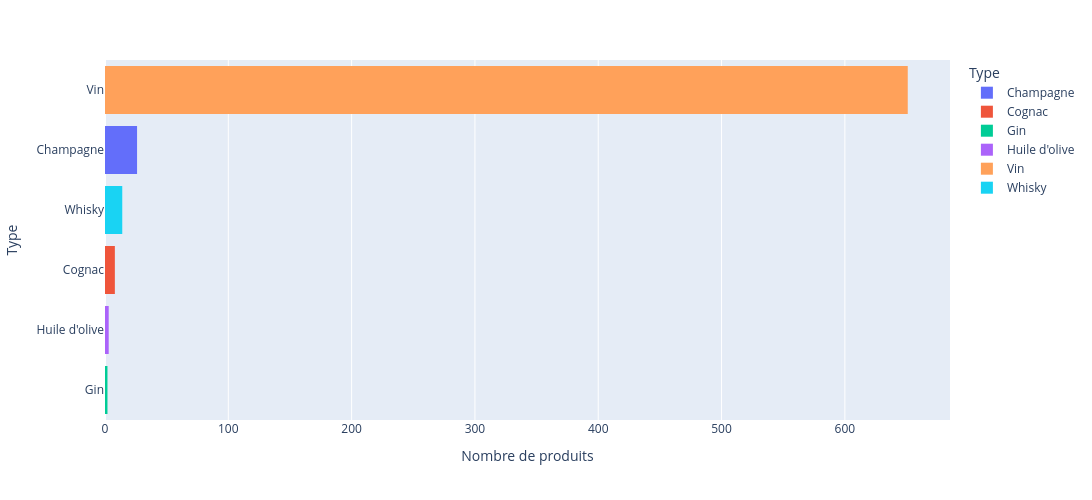

Notebook code cell kept with this figure:
### Markdown cell above
# Autres analyses univariées

### Code cell
fig = px.histogram(
    df_clean, y="type", color="type", category_orders=category_orders,
    labels={"type":"Type"}, width=1100, height=500,
)
fig.update_layout(yaxis_categoryorder="total ascending")
fig.update_layout(xaxis_title="Nombre de produits")
fig.show()

### Figure 1 — Plotly figure (JSON) as saved in the notebook; plotly's stock layout.template omitted (floating-point values rounded to 4 significant figures; data arrays with more than 128 entries replaced by an {"elided": "..."} marker saying what was removed)
{"data": [{"bingroup": "y", "hovertemplate": "Type=%{y}<br>count=%{x}<extra></extra>", "legendgroup": "Champagne", "marker": {"color": "#636efa", "pattern": {"shape": ""}}, "name": "Champagne", "orientation": "h", "showlegend": true, "type": "histogram", "xaxis": "x", "y": ["Champagne", "Champagne", "Champagne", "Champagne", "Champagne", "Champagne", "Champagne", "Champagne", "Champagne", "Champagne", "Champagne", "Champagne", "Champagne", "Champagne", "Champagne", "Champagne", "Champagne", "Champagne", "Champagne", "Champagne", "Champagne", "Champagne", "Champagne", "Champagne", "Champagne", "Champagne"], "yaxis": "y"}, {"bingroup": "y", "hovertemplate": "Type=%{y}<br>count=%{x}<extra></extra>", "legendgroup": "Cognac", "marker": {"color": "#EF553B", "pattern": {"shape": ""}}, "name": "Cognac", "orientation": "h", "showlegend": true, "type": "histogram", "xaxis": "x", "y": ["Cognac", "Cognac", "Cognac", "Cognac", "Cognac", "Cognac", "Cognac", "Cognac"], "yaxis": "y"}, {"bingroup": "y", "hovertemplate": "Type=%{y}<br>count=%{x}<extra></extra>", "legendgroup": "Gin", "marker": {"color": "#00cc96", "pattern": {"shape": ""}}, "name": "Gin", "orientation": "h", "showlegend": true, "type": "histogram", "xaxis": "x", "y": ["Gin", "Gin"], "yaxis": "y"}, {"bingroup": "y", "hovertemplate": "Type=%{y}<br>count=%{x}<extra></extra>", "legendgroup": "Huile d'olive", "marker": {"color": "#ab63fa", "pattern": {"shape": ""}}, "name": "Huile d'olive", "orientation": "h", "showlegend": true, "type": "histogram", "xaxis": "x", "y": ["Huile d'olive", "Huile d'olive", "Huile d'olive"], "yaxis": "y"}, {"bingroup": "y", "hovertemplate": "Type=%{y}<br>count=%{x}<extra></extra>", "legendgroup": "Vin", "marker": {"color": "#FFA15A", "pattern": {"shape": ""}}, "name": "Vin", "orientation": "h", "showlegend": true, "type": "histogram", "xaxis": "x", "y": {"elided": "651 str values"}, "yaxis": "y"}, {"bingroup": "y", "hovertemplate": "Type=%{y}<br>count=%{x}<extra></extra>", "legendgroup": "Whisky", "marker": {"color": "#19d3f3", "pattern": {"shape": ""}}, "name": "Whisky", "orientation": "h", "showlegend": true, "type": "histogram", "xaxis": "x", "y": ["Whisky", "Whisky", "Whisky", "Whisky", "Whisky", "Whisky", "Whisky", "Whisky", "Whisky", "Whisky", "Whisky", "Whisky", "Whisky", "Whisky"], "yaxis": "y"}], "layout": {"barmode": "relative", "height": 500, "legend": {"title": {"text": "Type"}, "tracegroupgap": 0}, "margin": {"t": 60}, "width": 1100, "xaxis": {"anchor": "y", "domain": [0, 1], "title": {"text": "Nombre de produits"}}, "yaxis": {"anchor": "x", "categoryarray": ["Whisky", "Vin", "Huile d'olive", "Gin", "Cognac", "Champagne"], "categoryorder": "total ascending", "domain": [0, 1], "title": {"text": "Type"}}}}
